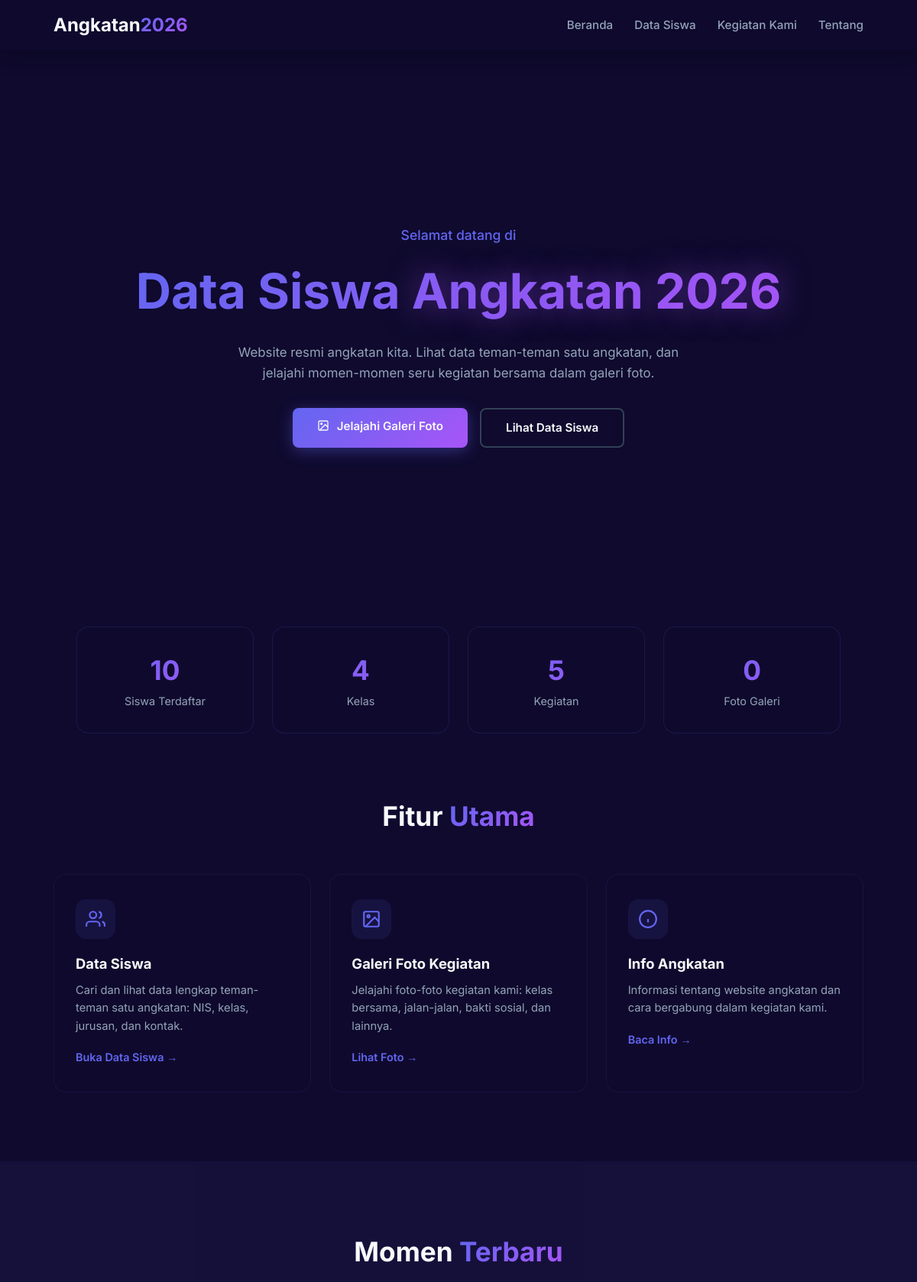
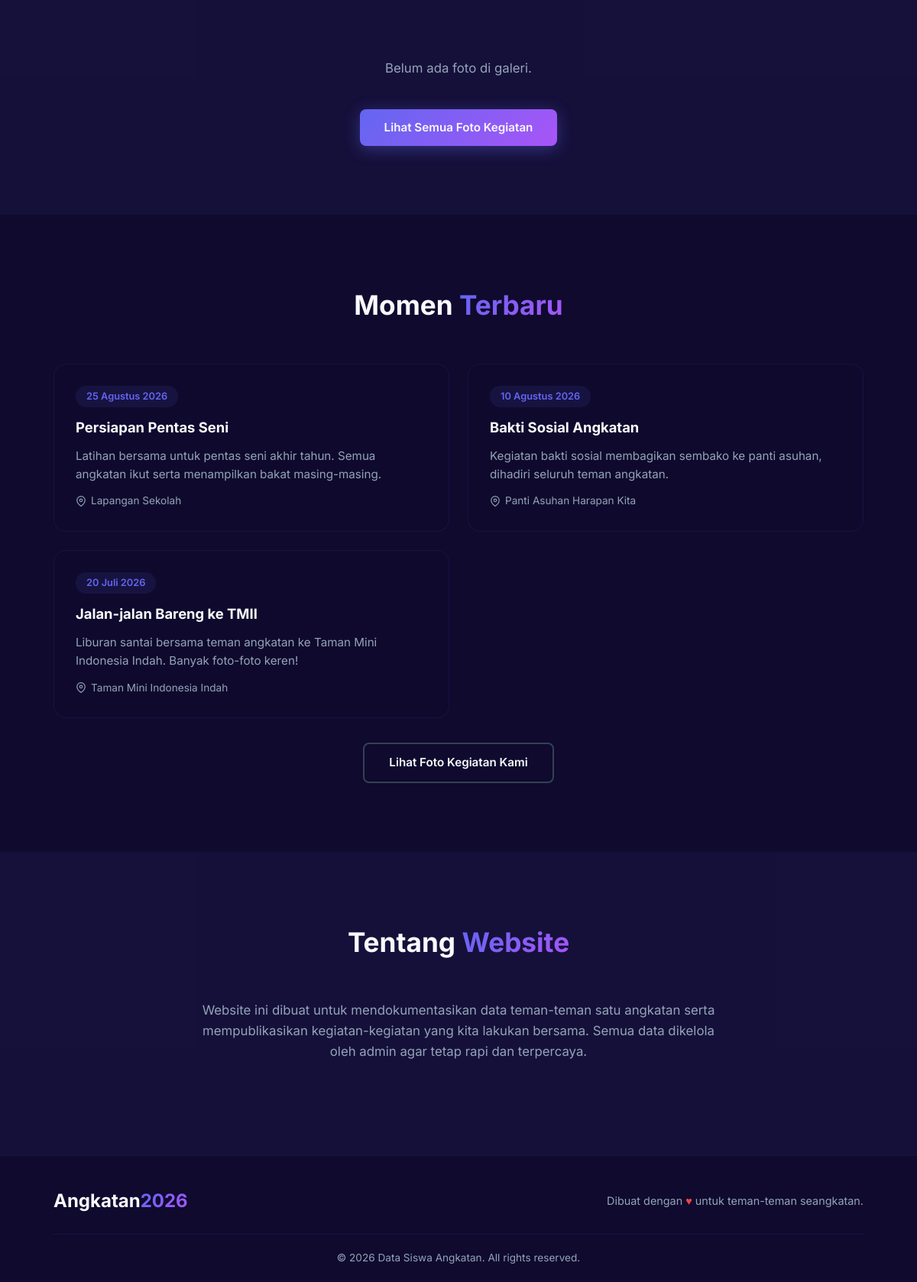
The page / on the database its author committed (2 pictures, top to bottom).
### tables this page shows
CREATE TABLE kegiatan (
    id INT AUTO_INCREMENT PRIMARY KEY,
    judul VARCHAR(150) NOT NULL,
    deskripsi TEXT NOT NULL,
    tanggal DATE NOT NULL,
    lokasi VARCHAR(150) DEFAULT NULL,
    foto VARCHAR(255) DEFAULT NULL,
    created_at TIMESTAMP DEFAULT CURRENT_TIMESTAMP
);

### config.php (called while the page is built, shortened)
<?php
function clean($input) {
    return htmlspecialchars(trim($input ?? ''), ENT_QUOTES, 'UTF-8');
}
function tanggalIndo($tanggal) {
    $bulan = ['Januari', 'Februari', 'Maret', 'April', 'Mei', 'Juni',
              'Juli', 'Agustus', 'September', 'Oktober', 'November', 'Desember'];
    $t = strtotime($tanggal);
    return date('d', $t) . ' ' . $bulan[(int)date('m', $t) - 1] . ' ' . date('Y', $t);
}
?>

### index.php (the view, shortened to what this page needs)
<?php
require_once 'config.php';
$totalSiswa = $pdo->query('SELECT COUNT(*) FROM siswa')->fetchColumn();
$totalKegiatan = $pdo->query('SELECT COUNT(*) FROM kegiatan')->fetchColumn();
$totalKelas = $pdo->query('SELECT COUNT(DISTINCT kelas) FROM siswa')->fetchColumn();
$totalFoto = $pdo->query('SELECT COUNT(*) FROM kegiatan_foto')->fetchColumn();
$fotoPreview = $pdo->query(
    'SELECT kf.*, k.judul AS kegiatan_judul, k.tanggal AS kegiatan_tanggal
     FROM kegiatan_foto kf
     JOIN kegiatan k ON k.id = kf.kegiatan_id
     WHERE kf.id IN (
         SELECT MAX(id) FROM kegiatan_foto GROUP BY kegiatan_id
     )
     ORDER BY k.tanggal DESC'
)->fetchAll();
$kegiatanPreview = $pdo->query('SELECT * FROM kegiatan ORDER BY tanggal DESC LIMIT 3')->fetchAll();
?>
<!DOCTYPE html>
<html lang="id">
<head>
    <link rel="stylesheet" href="style.css">
</head>
<body>
    <nav class="navbar">
        <div class="nav-container">
            <a href="index.php" class="logo">Angkatan<span>2026</span></a>
            <ul class="nav-links">
                <li><a href="#home">Beranda</a></li>
                <li><a href="data-siswa.php">Data Siswa</a></li>
                <li><a href="galeri.php">Kegiatan Kami</a></li>
                <li><a href="#tentang">Tentang</a></li>
            </ul>
        </div>
    </nav>
    <section class="hero landing-hero" id="home">
        <div class="hero-content">
            <p class="hero-greeting">Selamat datang di</p>
            <h1 class="hero-title-big">Data Siswa <span class="text-glow">Angkatan 2026</span></h1>
            <p class="hero-desc">Website resmi angkatan kita. Lihat data teman-teman satu angkatan, dan jelajahi momen-momen seru kegiatan bersama dalam galeri foto.</p>
            <div class="hero-buttons">
                <a href="galeri.php" class="btn btn-primary">
                    <svg viewBox="0 0 24 24" fill="none" stroke="currentColor" stroke-width="2" width="16" height="16" style="vertical-align:-2px; margin-right:6px;"><rect x="3" y="3" width="18" height="18" rx="2"/><circle cx="8.5" cy="8.5" r="1.5"/><polyline points="21 15 16 10 5 21"/></svg>
                    Jelajahi Galeri Foto
                </a>
                <a href="data-siswa.php" class="btn btn-outline">Lihat Data Siswa</a>
            </div>
        </div>
    </section>
    <section class="stats-section">
        <div class="container">
            <div class="stats-grid stats-grid-4">
                <div class="stat-card">
                    <span class="stat-number"><?php echo $totalSiswa; ?></span>
                    <span class="stat-label">Siswa Terdaftar</span>
                </div>
                <div class="stat-card">
                    <span class="stat-number"><?php echo $totalKelas; ?></span>
                    <span class="stat-label">Kelas</span>
                </div>
                <div class="stat-card">
                    <span class="stat-number"><?php echo $totalKegiatan; ?></span>
                    <span class="stat-label">Kegiatan</span>
                </div>
                <div class="stat-card">
                    <span class="stat-number"><?php echo $totalFoto; ?></span>
                    <span class="stat-label">Foto Galeri</span>
                </div>
            </div>
        </div>
    </section>
    <section class="section pt-0">
        <div class="container">
            <h2 class="section-title">Fitur <span>Utama</span></h2>
            <div class="feature-grid">
                <a href="data-siswa.php" class="feature-card">
                    <div class="feature-icon">
                        <svg viewBox="0 0 24 24" fill="none" stroke="currentColor" stroke-width="2"><path d="M17 21v-2a4 4 0 00-4-4H5a4 4 0 00-4 4v2"/><circle cx="9" cy="7" r="4"/><path d="M23 21v-2a4 4 0 00-3-3.87"/><path d="M16 3.13a4 4 0 010 7.75"/></svg>
                    </div>
                    <h3>Data Siswa</h3>
                    <p>Cari dan lihat data lengkap teman-teman satu angkatan: NIS, kelas, jurusan, dan kontak.</p>
                    <span class="feature-link">Buka Data Siswa &rarr;</span>
                </a>
                <a href="galeri.php" class="feature-card">
                    <div class="feature-icon">
                        <svg viewBox="0 0 24 24" fill="none" stroke="currentColor" stroke-width="2"><rect x="3" y="3" width="18" height="18" rx="2"/><circle cx="8.5" cy="8.5" r="1.5"/><polyline points="21 15 16 10 5 21"/></svg>
                    </div>
                    <h3>Galeri Foto Kegiatan</h3>
                    <p>Jelajahi foto-foto kegiatan kami: kelas bersama, jalan-jalan, bakti sosial, dan lainnya.</p>
                    <span class="feature-link">Lihat Foto &rarr;</span>
                </a>
                <a href="#tentang" class="feature-card">
                    <div class="feature-icon">
                        <svg viewBox="0 0 24 24" fill="none" stroke="currentColor" stroke-width="2"><circle cx="12" cy="12" r="10"/><path d="M12 16v-4M12 8h.01"/></svg>
                    </div>
                    <h3>Info Angkatan</h3>
                    <p>Informasi tentang website angkatan dan cara bergabung dalam kegiatan kami.</p>
                    <span class="feature-link">Baca Info &rarr;</span>
                </a>
            </div>
        </div>
    </section>
    <section class="section section-alt" id="galeri">
        <div class="container">
            <h2 class="section-title">Momen <span>Terbaru</span></h2>
            <?php if (count($fotoPreview) > 0): ?>
            <div class="galeri-grid galeri-preview">
                <?php foreach ($fotoPreview as $f): ?>
                <figure class="galeri-item">
                    <a href="galeri.php?kegiatan=<?php echo (int)$f['kegiatan_id']; ?>" class="galeri-link">
                        <img src="uploads/<?php echo clean($f['foto']); ?>" alt="<?php echo clean($f['kegiatan_judul']); ?>" loading="lazy">
                    </a>
                    <figcaption><?php echo clean($f['kegiatan_judul']); ?></figcaption>
                </figure>
                <?php endforeach; ?>
            </div>
            <?php else: ?>
                <p class="no-data">Belum ada foto di galeri.</p>
            <?php endif; ?>
            <div class="center-cta">
                <a href="galeri.php" class="btn btn-primary">Lihat Semua Foto Kegiatan</a>
            </div>
        </div>
    </section>
    <section class="section" id="kegiatan">
        <div class="container">
            <h2 class="section-title">Momen <span>Terbaru</span></h2>
            <?php if (count($kegiatanPreview) > 0): ?>
            <div class="kegiatan-grid kegiatan-preview">
                <?php foreach ($kegiatanPreview as $k): ?>
                <article class="kegiatan-card">
                    <span class="kegiatan-date"><?php echo tanggalIndo($k['tanggal']); ?></span>
                    <h3><?php echo clean($k['judul']); ?></h3>
                    <p class="kegiatan-desc"><?php echo nl2br(clean(mb_substr($k['deskripsi'], 0, 120))) . (mb_strlen($k['deskripsi']) > 120 ? '...' : ''); ?></p>
                    <p class="kegiatan-lokasi">
                        <svg viewBox="0 0 24 24" fill="none" stroke="currentColor" stroke-width="2" width="14" height="14"><path d="M21 10c0 7-9 13-9 13s-9-6-9-13a9 9 0 0118 0z"/><circle cx="12" cy="10" r="3"/></svg>
                        <?php echo clean($k['lokasi']); ?>
                    </p>
                </article>
                <?php endforeach; ?>
            </div>
            <?php else: ?>
                <p class="no-data">Belum ada kegiatan yang dipublikasikan.</p>
            <?php endif; ?>
            <div class="center-cta">
                <a href="galeri.php" class="btn btn-outline">Lihat Foto Kegiatan Kami</a>
            </div>
        </div>
    </section>
    <section class="section section-alt" id="tentang">
        <div class="container">
            <h2 class="section-title">Tentang <span>Website</span></h2>
            <div class="tentang-content">
                <p>Website ini dibuat untuk mendokumentasikan data teman-teman satu angkatan serta mempublikasikan kegiatan-kegiatan yang kita lakukan bersama. Semua data dikelola oleh admin agar tetap rapi dan terpercaya.</p>
            </div>
        </div>
    </section>
    <footer class="footer">
        <div class="container">
            <div class="footer-content">
                <a href="index.php" class="logo">Angkatan<span>2026</span></a>
                <p class="footer-note">Dibuat dengan <span class="heart">&hearts;</span> untuk teman-teman seangkatan.</p>
            </div>
            <div class="footer-bottom">
                <p>&copy; <?php echo date('Y'); ?> Data Siswa Angkatan. All rights reserved.</p>
            </div>
        </div>
    </footer>
</body>
</html>

### rows shown on the page
kegiatan: tanggal "25 Agustus 2026", judul "Persiapan Pentas Seni", deskripsi "Latihan bersama untuk pentas seni akhir tahun. Semua angkatan ikut serta menampilkan bakat masing-masing.", lokasi "Lapangan Sekolah"
kegiatan: tanggal "10 Agustus 2026", judul "Bakti Sosial Angkatan", deskripsi "Kegiatan bakti sosial membagikan sembako ke panti asuhan, dihadiri seluruh teman angkatan.", lokasi "Panti Asuhan Harapan Kita"
kegiatan: tanggal "20 Juli 2026", judul "Jalan-jalan Bareng ke TMII", deskripsi "Liburan santai bersama teman angkatan ke Taman Mini Indonesia Indah. Banyak foto-foto keren!", lokasi "Taman Mini Indonesia Indah"

### other values the page prints
$totalSiswa "10"
$totalKelas "4"
$totalKegiatan "5"
$totalFoto "0"
